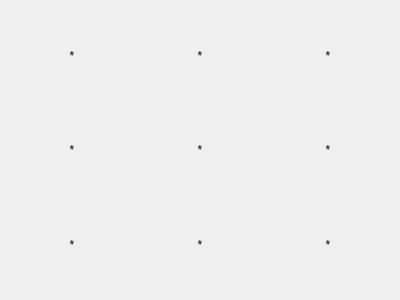
<?xml version="1.0" encoding="UTF-8"?>
<ui version="4.0">
 <class>Box</class>
 <widget class="QWidget" name="Box">
  <property name="geometry">
   <rect>
    <x>0</x>
    <y>0</y>
    <width>400</width>
    <height>300</height>
   </rect>
  </property>
  <property name="windowTitle">
   <string>Form</string>
  </property>
  <layout class="QGridLayout" name="gridLayout">
   <item row="0" column="0">
    <widget class="SudokuNum" name="n11">
     <property name="mouseTracking">
      <bool>true</bool>
     </property>
     <property name="frameShadow">
      <enum>QFrame::Raised</enum>
     </property>
     <property name="text">
      <string>*</string>
     </property>
     <property name="alignment">
      <set>Qt::AlignCenter</set>
     </property>
    </widget>
   </item>
   <item row="2" column="0">
    <widget class="SudokuNum" name="n31">
     <property name="text">
      <string>*</string>
     </property>
     <property name="alignment">
      <set>Qt::AlignCenter</set>
     </property>
    </widget>
   </item>
   <item row="1" column="0">
    <widget class="SudokuNum" name="n21">
     <property name="text">
      <string>*</string>
     </property>
     <property name="alignment">
      <set>Qt::AlignCenter</set>
     </property>
    </widget>
   </item>
   <item row="0" column="1">
    <widget class="SudokuNum" name="n12">
     <property name="text">
      <string>*</string>
     </property>
     <property name="alignment">
      <set>Qt::AlignCenter</set>
     </property>
    </widget>
   </item>
   <item row="0" column="2">
    <widget class="SudokuNum" name="n13">
     <property name="text">
      <string>*</string>
     </property>
     <property name="alignment">
      <set>Qt::AlignCenter</set>
     </property>
    </widget>
   </item>
   <item row="1" column="1">
    <widget class="SudokuNum" name="n22">
     <property name="text">
      <string>*</string>
     </property>
     <property name="alignment">
      <set>Qt::AlignCenter</set>
     </property>
    </widget>
   </item>
   <item row="1" column="2">
    <widget class="SudokuNum" name="n23">
     <property name="text">
      <string>*</string>
     </property>
     <property name="alignment">
      <set>Qt::AlignCenter</set>
     </property>
    </widget>
   </item>
   <item row="2" column="1">
    <widget class="SudokuNum" name="n32">
     <property name="text">
      <string>*</string>
     </property>
     <property name="alignment">
      <set>Qt::AlignCenter</set>
     </property>
    </widget>
   </item>
   <item row="2" column="2">
    <widget class="SudokuNum" name="n33">
     <property name="text">
      <string>*</string>
     </property>
     <property name="alignment">
      <set>Qt::AlignCenter</set>
     </property>
    </widget>
   </item>
  </layout>
 </widget>
 <customwidgets>
  <customwidget>
   <class>SudokuNum</class>
   <extends>QLabel</extends>
   <header>sudokunum.h</header>
  </customwidget>
 </customwidgets>
 <resources/>
 <connections/>
</ui>
